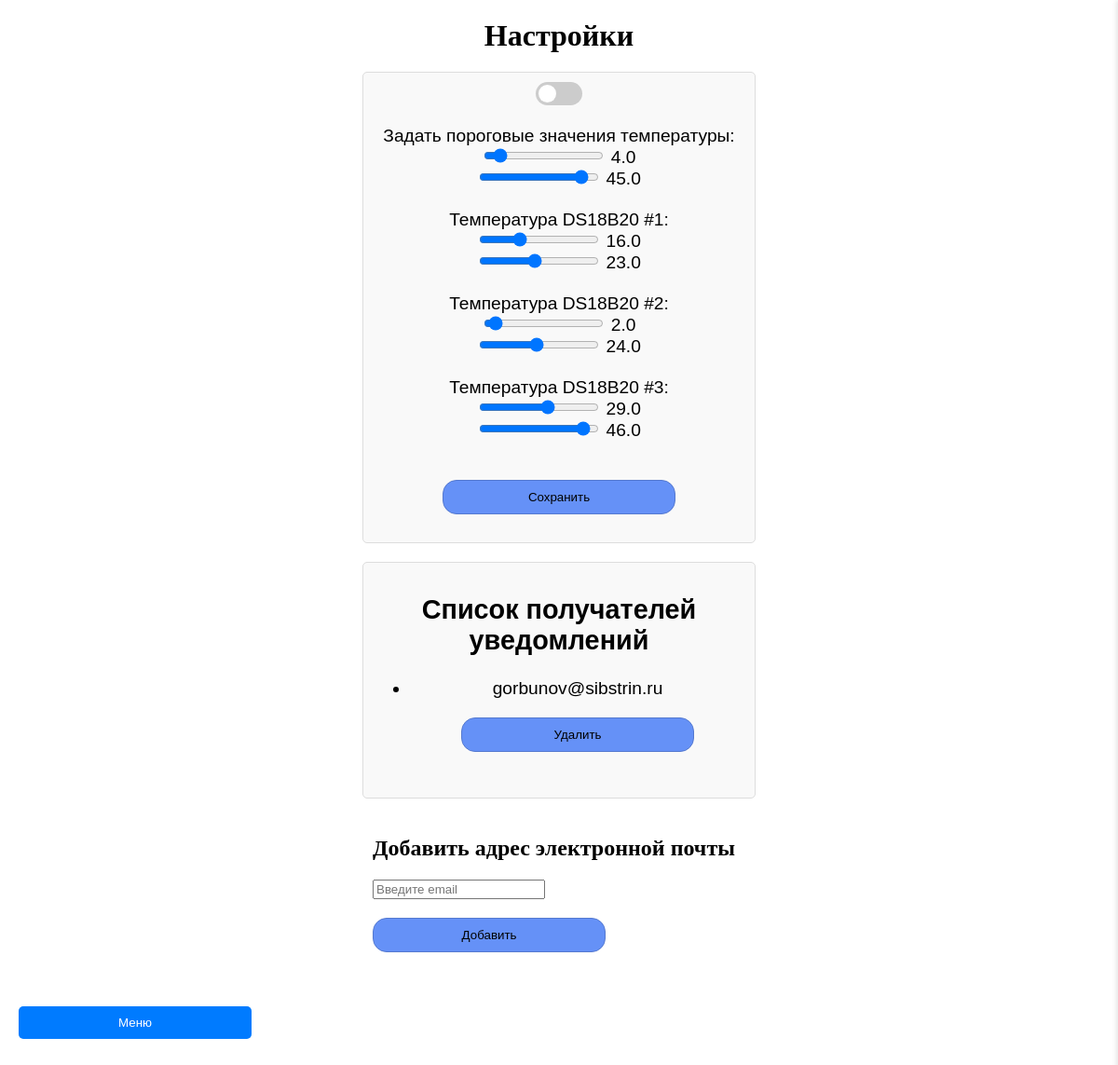
The app's page /settings (signed in) with its own data.
### tables this page shows
CREATE TABLE settings (
                     id INTEGER PRIMARY KEY AUTOINCREMENT,
                     notifications_enabled INTEGER DEFAULT 1,
                     min_temp REAL DEFAULT 16,
                     max_temp REAL DEFAULT 23,
                     min_temp_ds18b20_1 REAL DEFAULT 16,
                     max_temp_ds18b20_1 REAL DEFAULT 23,
                     min_temp_ds18b20_2 REAL DEFAULT 16,
                     max_temp_ds18b20_2 REAL DEFAULT 23,
                     min_temp_ds18b20_3 REAL DEFAULT 16,
                     max_temp_ds18b20_3 REAL DEFAULT 23);

### app.py (the view)
    def decorated_function(*args, **kwargs):
        if 'username' not in session:
            return redirect(url_for('login'))
        return f(*args, **kwargs)

### app.py (called while the page is built, shortened)
def login_required(f):
    def decorated_function(*args, **kwargs):
        if 'username' not in session:
            return redirect(url_for('login'))
        return f(*args, **kwargs)
    decorated_function.__name__ = f.__name__
    return decorated_function

@app.route('/settings', methods=['GET', 'POST'])
@login_required
def settings():
    conn = sqlite3.connect('data.db')
    c = conn.cursor()
    c.execute('''SELECT notifications_enabled, min_temp, max_temp,
                         min_temp_ds18b20_1, max_temp_ds18b20_1,
                         min_temp_ds18b20_2, max_temp_ds18b20_2,
                         min_temp_ds18b20_3, max_temp_ds18b20_3
                  FROM settings WHERE id = 1''')
    settings = c.fetchone()
    conn.close()
    return render_template('settings.html', settings=settings)

### templates/settings.html (shortened to what this page needs)
<!DOCTYPE html>
<html>
<head>
</head>
<body>
    <h1 style="width: 400px; margin: 20px auto; text-align: center;">Настройки</h1>
    <button id="settingsToggle" onclick="toggleSettingsPanel()">Меню</button>
    <div id="settingsContainer">
        <form method="POST">
        <label class="switch">
            <span class="slider"></span>
        </label>
        <br><br>
        <label>Задать пороговые значения температуры:</label>
        <br>
        <input type="range" name="min_temp" min="0" max="50" step="1"
               value="{{ settings[1] }}"
               oninput="updateValue('min_temp_val', this.value)">
        <span id="min_temp_val">{{ settings[1] }}</span>
        <br>
        <input type="range" name="max_temp" min="0" max="50" step="1"
               value="{{ settings[2] }}"
               oninput="updateValue('max_temp_val', this.value)">
        <span id="max_temp_val">{{ settings[2] }}</span>
        <br><br>
        <label>Температура DS18B20 #1:</label>
        <br>
        <input type="range" name="min_temp_ds18b20_1" min="0" max="50" step="1"
               value="{{ settings[3] }}"
               oninput="updateValue('min_temp_ds18b20_1_val', this.value)">
        <span id="min_temp_ds18b20_1_val">{{ settings[3] }}</span>
        <br>
        <input type="range" name="max_temp_ds18b20_1" min="0" max="50" step="1"
               value="{{ settings[4] }}"
               oninput="updateValue('max_temp_ds18b20_1_val', this.value)">
        <span id="max_temp_ds18b20_1_val">{{ settings[4] }}</span>
        <br><br>
        <label>Температура DS18B20 #2:</label>
        <br>
        <input type="range" name="min_temp_ds18b20_2" min="0" max="50" step="1"
               value="{{ settings[5] }}"
               oninput="updateValue('min_temp_ds18b20_2_val', this.value)">
        <span id="min_temp_ds18b20_2_val">{{ settings[5] }}</span>
        <br>
        <input type="range" name="max_temp_ds18b20_2" min="0" max="50" step="1"
               value="{{ settings[6] }}"
               oninput="updateValue('max_temp_ds18b20_2_val', this.value)">
        <span id="max_temp_ds18b20_2_val">{{ settings[6] }}</span>
        <br><br>
        <label>Температура DS18B20 #3:</label>
        <br>
        <input type="range" name="min_temp_ds18b20_3" min="0" max="50" step="1"
               value="{{ settings[7] }}"
               oninput="updateValue('min_temp_ds18b20_3_val', this.value)">
        <span id="min_temp_ds18b20_3_val">{{ settings[7] }}</span>
        <br>
        <input type="range" name="max_temp_ds18b20_3" min="0" max="50" step="1"
               value="{{ settings[8] }}"
               oninput="updateValue('max_temp_ds18b20_3_val', this.value)">
        <span id="max_temp_ds18b20_3_val">{{ settings[8] }}</span>
        <br><br>
        <button type="submit">Сохранить</button>
    </form>
    </div>
      <div id="emailListContainer">
        <h2>Список получателей уведомлений</h2>
        <ul id="emailList"></ul>
    </div>
    <div id="addemailContainer">
        <h2>Добавить адрес электронной почты</h2>
        <input type="email" id="newEmail" placeholder="Введите email">
        <button onclick="addEmail()">Добавить</button>
    </div>
</body>
</html>

### templates/settings.html (style rules this page uses)
#emailListContainer { width: 400px; margin: 20px auto; padding: 10px; border: 1px solid #ddd; border-radius: 5px; text-align: center; font-family: Arial, sans-serif; font-size: 1.2em; background-color: #f9f9f9; }
#addemailContainer { width: 400px; height: 300px; margin: auto; overflow: auto; }
#settingsContainer { width: 400px; margin: 20px auto; padding: 10px; border: 1px solid #ddd; border-radius: 5px; text-align: center; font-family: Arial, sans-serif; font-size: 1.2em; background-color: #f9f9f9; }
button { width: 250px; margin: 20px auto; padding: 10px; border: 1px solid #5579cf; border-radius: 15px; background-color: #6591f7; text-align: center; }
#settingsToggle { position: fixed; bottom: 50px; left: 20px; background-color: #007BFF; color: white; border: none; border-radius: 5px; padding: 10px 15px; cursor: pointer; z-index: 1000; }
.switch { position: relative; display: inline-block; width: 50px; height: 25px; }
.slider { position: absolute; cursor: pointer; top: 0; left: 0; right: 0; bottom: 0; background-color: #ccc; transition: 0.4s; border-radius: 25px; }
.slider:before { position: absolute; content: ""; height: 19px; width: 19px; left: 3px; bottom: 3px; background-color: white; transition: 0.4s; border-radius: 50%; }

### records on screen
settings: min_temp "4", min_temp "4.0", max_temp "45", max_temp "45.0", min_temp_ds18b20_1 "16", min_temp_ds18b20_1 "16.0", max_temp_ds18b20_1 "23", max_temp_ds18b20_1 "23.0", min_temp_ds18b20_2 "2", min_temp_ds18b20_2 "2.0", max_temp_ds18b20_2 "24", max_temp_ds18b20_2 "24.0", min_temp_ds18b20_3 "29", min_temp_ds18b20_3 "29.0", max_temp_ds18b20_3 "46", max_temp_ds18b20_3 "46.0"
